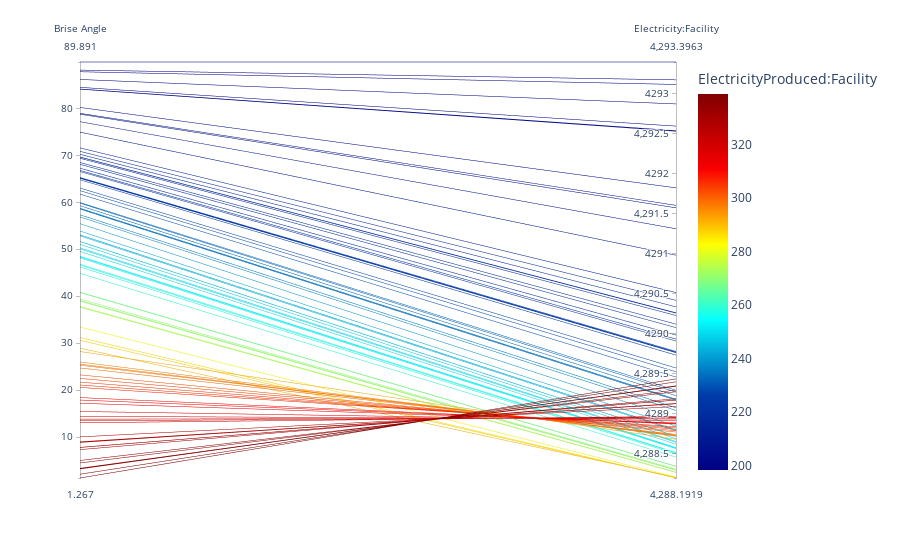

Notebook code cell kept with this figure:
### Code cell
import plotly
import numpy
#results.iteritems = df.items
#results.rename(columns={'RangeParameter [0.1, 0.9]': 'RangeParameter'}, inplace=True)

plotly.offline.init_notebook_mode(connected=True)
import plotly.express as px
fig = px.parallel_coordinates(results,color="ElectricityProduced:Facility", dimensions=[
    "Brise Angle","Electricity:Facility"],
    color_continuous_scale=px.colors.sequential.Jet)
fig.show()
